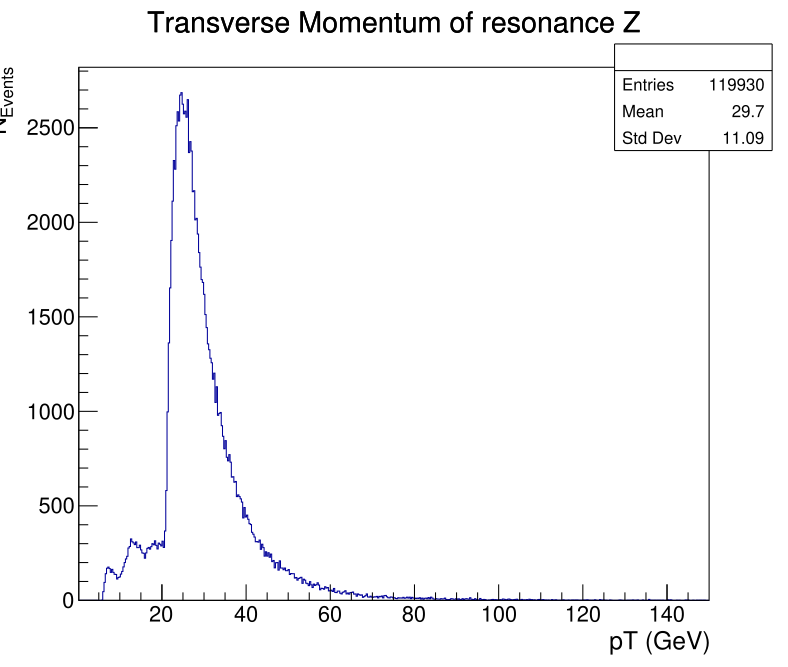

Here is the Python script that generated this plot:
import ROOT

# Enable multi-threading
ROOT.ROOT.EnableImplicitMT()

# Create dataframe from NanoAOD files
df = ROOT.RDataFrame("Events", "Run2012BC_DoubleMuParked_Muons.root")

# Select events with exactly two muons
df_2mu = df.Filter("nMuon == 2", "Events with exactly two muons")

# Select events with two muons of opposite charge
df_os = df_2mu.Filter("Muon_charge[0] != Muon_charge[1]", "Muons with opposite charge")

# Compute invariant mass of the dimuon system
# The following code just-in-time compiles the C++ function to compute
# the invariant mass, so that the function can be called in the Define node of
# the ROOT dataframe.
ROOT.gInterpreter.Declare(
"""
using namespace ROOT::VecOps;
float dimuon_mass(RVec<float>& pt, RVec<float>& eta, RVec<float>& phi, RVec<float>& mass) {
    ROOT::Math::PtEtaPhiMVector m1(pt[0], eta[0], phi[0], mass[0]);
    ROOT::Math::PtEtaPhiMVector m2(pt[1], eta[1], phi[1], mass[1]);
    return (m1 + m2).mass();
}
""")
df_mass = df_os.Define("dimuon_mass", "dimuon_mass(Muon_pt, Muon_eta, Muon_phi, Muon_mass)")
df_sep_mass=df_mass.Filter("dimuon_mass>1.002").Filter("dimuon_mass<1.035")
ROOT.gInterpreter.Declare(
"""
using namespace ROOT::VecOps;
float Resonance_pT(RVec<float>& pt, RVec<float>& eta, RVec<float>& phi, RVec<float>& mass) {
    ROOT::Math::PtEtaPhiMVector m1(pt[0], eta[0], phi[0], mass[0]);
    ROOT::Math::PtEtaPhiMVector m2(pt[1], eta[1], phi[1], mass[1]);
    return (m1 + m2).pt();
}
""")
df_sep_pt = df_sep_mass.Define("Resonance_pT", "Resonance_pT(Muon_pt, Muon_eta, Muon_phi, Muon_mass)")
# Book histogram of dimuon mass spectrum
bins = 500 # Number of bins in the histogram
low = 0.25 # Lower edge of the histogram
up = 150 # Upper edge of the histogram
hist = df_sep_pt.Histo1D(ROOT.RDF.TH1DModel("", "Transverse Momentum of resonance Z", bins, low, up), "Resonance_pT")

# Request cut-flow report
report = df_mass.Report()

# Create canvas for plotting
ROOT.gStyle.SetTextFont(42)
c = ROOT.TCanvas("c", "", 800, 700)

# Draw histogram
hist.GetXaxis().SetTitle("pT (GeV)")
hist.GetXaxis().SetTitleSize(0.04)
hist.GetYaxis().SetTitle("N_{Events}")
hist.GetYaxis().SetTitleSize(0.04)
hist.Draw()


# Save plot
c.SaveAs("Phi_R_pT.pdf")

input("Press enter to save plot")
